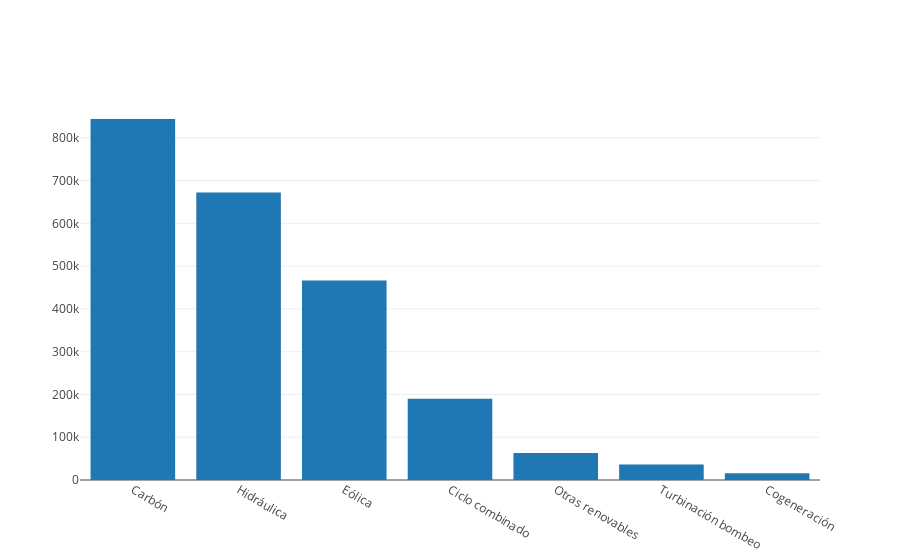

The cell this chart's notebook holds for it:
### Code cell
def top5anual (Año: Int) = {
val energiasOrdenadas= balanceAsturias16_24
    .filter(date_format(col("FechaCompleta"),"yyyy") === Año) //Año
    .filter(col("Familia") =!= "Demanda")
    .filter(!col("Tipo").isin("Generación renovable", "Generación no renovable"))
    .groupBy($"Tipo")
    //.groupBy(date_format(col("FechaCompleta"), "yyyy-MM").as("Mes"))
    .agg(sum("Valor").as[Double].as("ValorTotal"))
    .orderBy($"ValorTotal".desc)

val seqValores = energiasOrdenadas.select($"ValorTotal").as[Double].head(7).toSeq
val seqTipo = energiasOrdenadas.select($"Tipo").as[String].head(7).toSeq
val data = Seq(Bar(
    seqTipo,
    seqValores,
))

plot(data)
}
top5anual(2024)

### Figure 1 — Plotly figure (JSON) as saved in the notebook; plotly's stock layout.template omitted (floating-point values rounded to 4 significant figures)
{"data": [{"type": "bar", "x": ["Carbón", "Hidráulica", "Eólica", "Ciclo combinado", "Otras renovables", "Turbinación bombeo", "Cogeneración"], "y": [844000.0, 671900.0, 466500.0, 190200.0, 63080.0, 36250.0, 16000.0]}], "layout": {"autosize": true, "xaxis": {"autorange": true, "range": [-0.5, 6.5], "type": "category"}, "yaxis": {"autorange": true, "range": [0, 888500.0], "type": "linear"}}}
